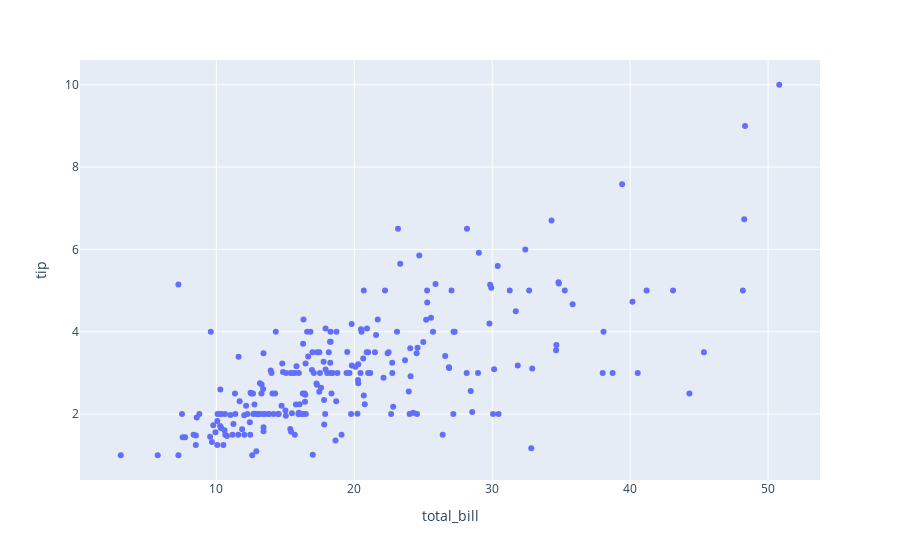

The cell this chart's notebook holds for it:
### Markdown cell above
-----------------------------
# Scatterplot com Plotly

1. Gere um gráfico de dispersão em que o eixo x é "total_bill" e o eixo y é "ponta"

### Code cell
fig = px.scatter(df, x = "total_bill", y = "tip")
fig.show()

### Figure 1 — Plotly figure (JSON) as saved in the notebook; plotly's stock layout.template omitted (floating-point values rounded to 4 significant figures; data arrays with more than 128 entries replaced by an {"elided": "..."} marker saying what was removed)
{"data": [{"hovertemplate": "total_bill=%{x}<br>tip=%{y}<extra></extra>", "legendgroup": "", "marker": {"color": "#636efa", "symbol": "circle"}, "mode": "markers", "name": "", "orientation": "v", "showlegend": false, "type": "scatter", "x": {"elided": "244 float values"}, "xaxis": "x", "y": {"elided": "244 float values"}, "yaxis": "y"}], "layout": {"autosize": true, "legend": {"tracegroupgap": 0}, "margin": {"t": 60}, "xaxis": {"anchor": "y", "autorange": true, "domain": [0, 1], "range": [0.05879, 53.82], "title": {"text": "total_bill"}, "type": "linear"}, "yaxis": {"anchor": "x", "autorange": true, "domain": [0, 1], "range": [0.3619, 10.64], "title": {"text": "tip"}, "type": "linear"}}}
